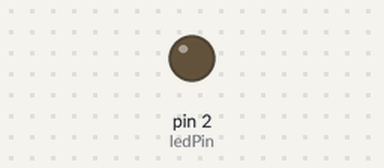
Bench run of a sketch on a simulated Arduino Uno, built with avr-gcc and run on an emulated ATmega328P. On the bench: output pins drawn as LEDs (lit = HIGH). What the sketch prints to the serial monitor is not drawn.

Above: at 1.3 s.
At 9.8 s:
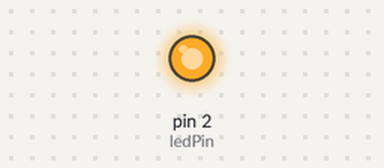
Timing chart, 0 to 10.1 s (numbered marks = the images above):
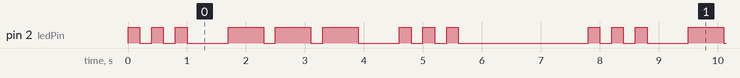

The sketch:

ex03.ino
```cpp
// SOS灯光参数定义
const int ledPin = 2;
// 时间常量 单位ms
const unsigned long T_SHORT_ON  = 200;    // 短闪光时长
const unsigned long T_LONG_ON   = 600;    // 长闪光时长
const unsigned long T_GAP       = 200;    // 同字符内光点间隔
const unsigned long T_CHAR_GAP  = 500;    // S-O、O-S 字母间隔
const unsigned long T_WORD_GAP  = 2000;   // 整套SOS结束长停顿

// millis时间变量
unsigned long nowTime;
unsigned long lastTick = 0;
unsigned long waitDelay = 0;
bool ledStatus = LOW;

// 状态机枚举
enum State {
  IDLE,        // 空闲，等待下一轮SOS
  S1_SHORT,    // 第一个S：3短闪
  O_LONG,      // O：3长闪
  S2_SHORT     // 第二个S：3短闪
};
State curState = IDLE;
int flashCnt = 0; // 当前闪烁计数

void setup() {
  pinMode(ledPin, OUTPUT);
  digitalWrite(ledPin, LOW);
  Serial.begin(115200);
}

void loop() {
  nowTime = millis();
  // 等待延时未到，直接退出
  if (nowTime - lastTick < waitDelay) return;
  lastTick = nowTime;

  switch (curState) {
    case IDLE:
      // 开始新一轮SOS，进入第一个S
      curState = S1_SHORT;
      flashCnt = 0;
      waitDelay = 0;
      break;

    case S1_SHORT:
      if (flashCnt < 3) {
        if (!ledStatus) {
          // 点亮短灯
          digitalWrite(ledPin, HIGH);
          ledStatus = HIGH;
          waitDelay = T_SHORT_ON;
        } else {
          // 熄灭，计数+1，间隔等待
          digitalWrite(ledPin, LOW);
          ledStatus = LOW;
          flashCnt++;
          waitDelay = T_GAP;
        }
      } else {
        // 3次短闪完成，间隔后进入O
        digitalWrite(ledPin, LOW);
        curState = O_LONG;
        flashCnt = 0;
        waitDelay = T_CHAR_GAP;
      }
      break;

    case O_LONG:
      if (flashCnt < 3) {
        if (!ledStatus) {
          digitalWrite(ledPin, HIGH);
          ledStatus = HIGH;
          waitDelay = T_LONG_ON;
        } else {
          digitalWrite(ledPin, LOW);
          ledStatus = LOW;
          flashCnt++;
          waitDelay = T_GAP;
        }
      } else {
        // O完成，间隔进入第二个S
        digitalWrite(ledPin, LOW);
        curState = S2_SHORT;
        flashCnt = 0;
        waitDelay = T_CHAR_GAP;
      }
      break;

    case S2_SHORT:
      if (flashCnt < 3) {
        if (!ledStatus) {
          digitalWrite(ledPin, HIGH);
          ledStatus = HIGH;
          waitDelay = T_SHORT_ON;
        } else {
          digitalWrite(ledPin, LOW);
          ledStatus = LOW;
          flashCnt++;
          waitDelay = T_GAP;
        }
      } else {
        // 完整SOS播放完毕，长停顿后回到空闲
        digitalWrite(ledPin, LOW);
        curState = IDLE;
        waitDelay = T_WORD_GAP;
        Serial.println("=== 一组SOS发送完成 ===");
      }
      break;
  }
}
```

Measured:
- by itself, pin 2 (ledPin): repeats every 7.8 s: 2 × (LOW 0.20 s, HIGH 0.20 s), LOW 0.70 s, 2 × (HIGH 0.60 s, LOW 0.20 s), HIGH 0.60 s, LOW 0.70 s, 2 × (HIGH 0.20 s, LOW 0.20 s), HIGH 0.20 s, LOW 2.2 s, HIGH 0.20 s
- by itself, everything shown: repeats every 7.8 s, in 18 steps
